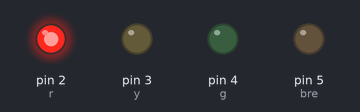
The sketch below on a simulated Arduino Uno, built with avr-gcc and run on an emulated ATmega328P. Shown: output pins drawn as LEDs (lit = HIGH).

Above: at 0.1 s.
At 10.1 s:
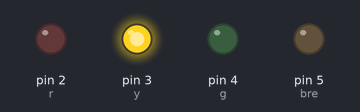
At 13.1 s:
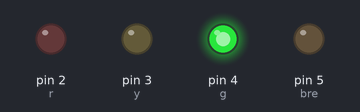
At 18.7 s:
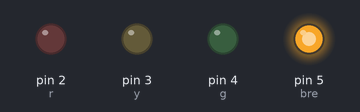
At 21.7 s:
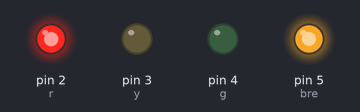
At 34.7 s:
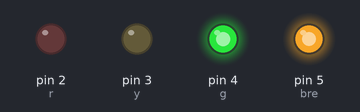
Timing chart, 0 to 40.0 s (numbered marks = the images above):
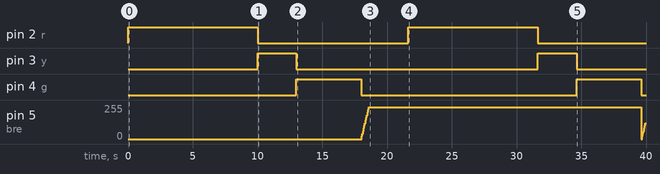

Measured:
- by itself, pin 2 (r): alternates HIGH for 10.0 s and LOW for 11.7 s
- by itself, pin 3 (y): alternates HIGH for 3.0 s and LOW for 18.7 s
- by itself, pin 4 (g): alternates HIGH for 5.0 s and LOW for 16.7 s

The sketch:

traffic_light.ino
```cpp
int r = 2, y = 3, g = 4, bre = 5;
void setup() {
  // put your setup code here, to run once:
  pinMode(r, OUTPUT);
  pinMode(y, OUTPUT);
  pinMode(g, OUTPUT);
  pinMode(bre, OUTPUT);
}

void loop() {
  // put your main code here, to run repeatedly:
digitalWrite(r,1);
delay(10000);
digitalWrite(r,0);
digitalWrite(y,1);
delay(3000);
digitalWrite(y,0);
digitalWrite(g,1);
delay(5000);
digitalWrite(g,0);
for(int i=0;i<=255;i+=20)
{
  analogWrite(bre,i);
  delay(50);
}
delay(3000);
}
```
